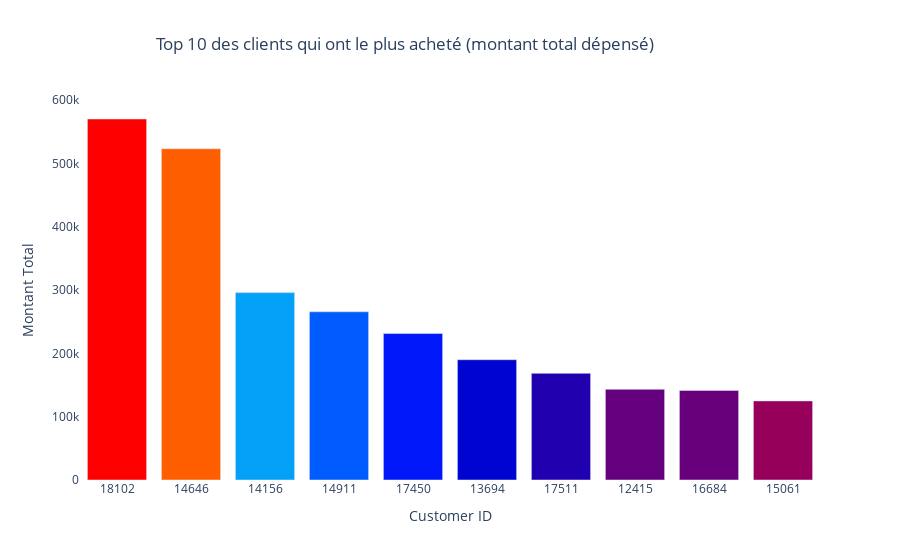

Notebook code for this chart:
### Code cell
fig = go.Figure(data=[
    go.Bar(name='Clients qui ont le plus acheté', 
           x=df_customers_desc['Customer ID'].astype(str), 
           y=df_customers_desc['TotalPrice'],
           marker_opacity=1,
           hovertext=df_customers_desc['Country'],
           marker={'color': df_customers_desc['TotalPrice'],
                   'colorscale': 'Rainbow'})
    ])

fig.update_layout(title='Top 10 des clients qui ont le plus acheté (montant total dépensé)',
                  title_x=0.45,
                  xaxis_title="Customer ID",
                  yaxis_title="Montant Total",
                  plot_bgcolor='white')
fig.show()

### Figure 1 — Plotly figure (JSON) as saved in the notebook; plotly's stock layout.template omitted (floating-point values rounded to 4 significant figures)
{"data": [{"hovertext": ["United Kingdom", "Netherlands", "EIRE", "EIRE", "United Kingdom", "United Kingdom", "United Kingdom", "Australia", "United Kingdom", "United Kingdom"], "marker": {"color": [570400.0, 523300.0, 296100.0, 265800.0, 231400.0, 190000.0, 168500.0, 143300.0, 141500.0, 125000.0], "colorscale": [[0, "rgb(150,0,90)"], [0.125, "rgb(0,0,200)"], [0.25, "rgb(0,25,255)"], [0.375, "rgb(0,152,255)"], [0.5, "rgb(44,255,150)"], [0.625, "rgb(151,255,0)"], [0.75, "rgb(255,234,0)"], [0.875, "rgb(255,111,0)"], [1, "rgb(255,0,0)"]], "opacity": 1}, "name": "Clients qui ont le plus acheté", "type": "bar", "x": ["18102", "14646", "14156", "14911", "17450", "13694", "17511", "12415", "16684", "15061"], "y": [570400.0, 523300.0, 296100.0, 265800.0, 231400.0, 190000.0, 168500.0, 143300.0, 141500.0, 125000.0]}], "layout": {"plot_bgcolor": "white", "title": {"text": "Top 10 des clients qui ont le plus acheté (montant total dépensé)", "x": 0.45}, "xaxis": {"title": {"text": "Customer ID"}}, "yaxis": {"title": {"text": "Montant Total"}}}}
